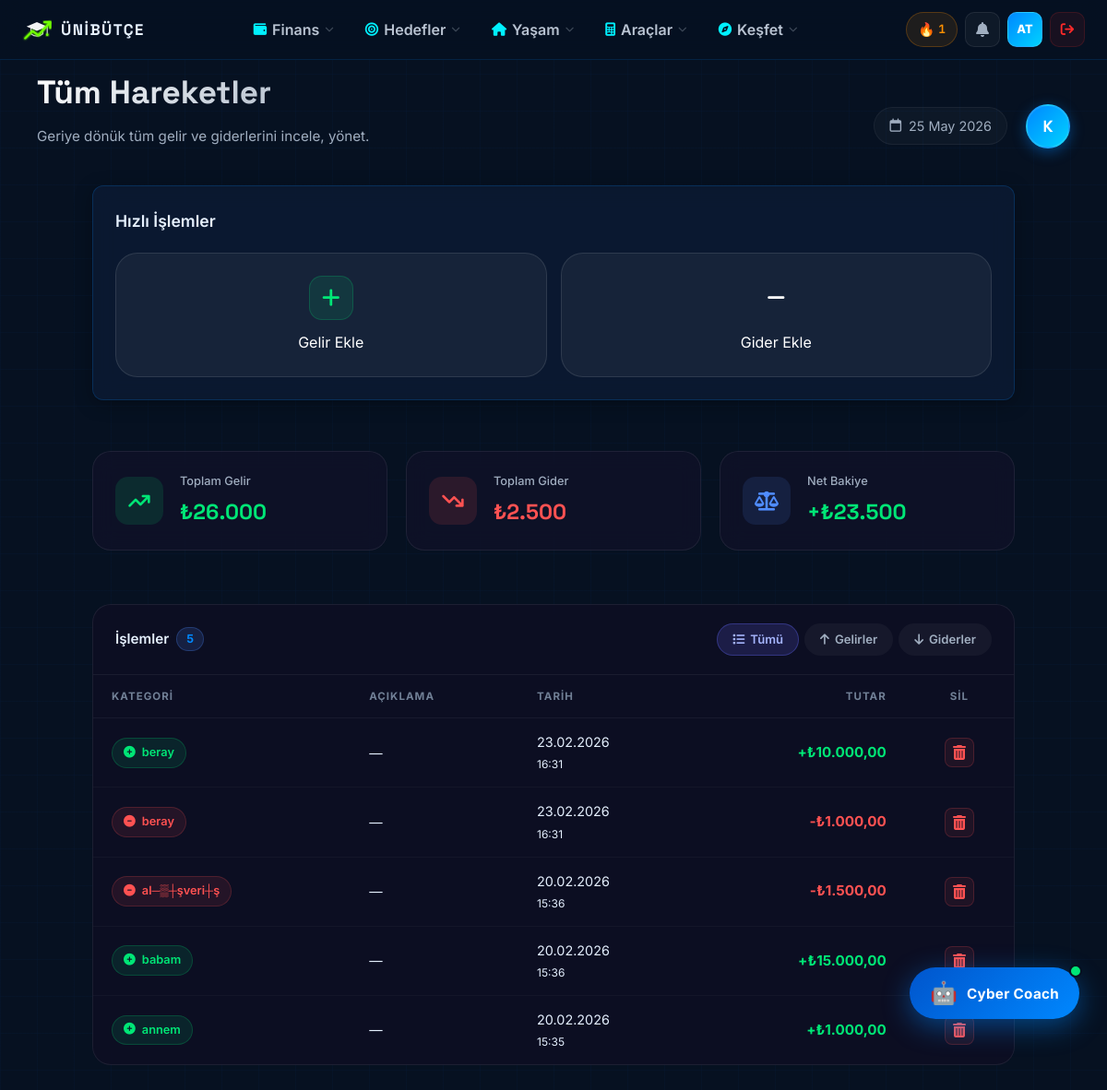
Screenshot of /transactions.php (signed in) with the database file from the repository.
### tables this page shows
CREATE TABLE `users` (
  `id` int(11) NOT NULL AUTO_INCREMENT,
  `full_name` varchar(100) NOT NULL,
  `username` varchar(50) NOT NULL,
  `email` varchar(100) NOT NULL,
  `password_hash` varchar(255) DEFAULT NULL,
  `university_name` varchar(150) DEFAULT NULL,
  `role` enum('user','verified','admin') DEFAULT 'user',
  `auth_provider` enum('local','google','facebook') DEFAULT 'local',
  `provider_id` varchar(255) DEFAULT NULL,
  `created_at` timestamp NOT NULL DEFAULT current_timestamp(),
  `budget_json` longtext DEFAULT NULL,
  `xp_points` int(11) DEFAULT 0,
  `level` int(11) DEFAULT 1,
  `onboarding_done` tinyint(1) DEFAULT 0,
  `login_streak` int(11) DEFAULT 0,
  `last_login_date` date DEFAULT NULL,
  `subscription_tier` enum('free','pro') DEFAULT 'free',
  `subscription_expires` date DEFAULT NULL,
  `is_banned` tinyint(1) DEFAULT 0,
  PRIMARY KEY (`id`),
  UNIQUE KEY `username` (`username`),
  UNIQUE KEY `email` (`email`)
);

CREATE TABLE `transactions` (
  `id` int(11) NOT NULL AUTO_INCREMENT,
  `user_id` int(11) NOT NULL,
  `type` enum('income','expense') NOT NULL,
  `amount` decimal(10,2) NOT NULL,
  `category` varchar(100) NOT NULL,
  `description` text DEFAULT NULL,
  `transaction_date` timestamp NOT NULL DEFAULT current_timestamp(),
  PRIMARY KEY (`id`),
  KEY `idx_tx_user_date` (`user_id`,`transaction_date`),
  KEY `idx_tx_user_type` (`user_id`,`type`),
  CONSTRAINT `transactions_ibfk_1` FOREIGN KEY (`user_id`) REFERENCES `users` (`id`) ON DELETE CASCADE
);

### includes/auth_system.php (called while the page is built, shortened)
<?php
class AuthSystem
{
    public function isLoggedIn()
    {
        $timeout = 2 * 60 * 60;
        $now = time();
        return true;
    }
    public function getCurrentUser()
    {
        return [
            'id' => $_SESSION['user_id'],
            'name' => $_SESSION['user_name'],
            'role' => $_SESSION['user_role'],
            'university' => $_SESSION['user_university']
        ];
    }
}
?>

### transactions.php (the view, shortened to what this page needs)
<?php
require_once 'includes/db.php';
require_once 'includes/auth_system.php';
$auth = new AuthSystem($pdo);
$user_id     = $_SESSION['user_id'];
$currentUser = $auth->getCurrentUser();
$type_filter = $_GET['type'] ?? 'all';
$sql    = "SELECT * FROM transactions WHERE user_id = ?";
$params = [$user_id];
$sql .= " ORDER BY transaction_date DESC";
$stmt = $pdo->prepare($sql);
$stmt->execute($params);
$transactions = $stmt->fetchAll();
$stmt = $pdo->prepare("SELECT
    COALESCE(SUM(CASE WHEN type='income'  THEN amount ELSE 0 END),0) AS total_in,
    COALESCE(SUM(CASE WHEN type='expense' THEN amount ELSE 0 END),0) AS total_out
    FROM transactions WHERE user_id = ?");
$stmt->execute([$user_id]);
$totals  = $stmt->fetch();
$balance = $totals['total_in'] - $totals['total_out'];
$initials = '';
$names = explode(' ', $currentUser['full_name'] ?? 'K');
foreach ($names as $n) $initials .= strtoupper(substr($n, 0, 1));
$initials = substr($initials, 0, 2) ?: 'KU';
$catIcons = [
    'Kira'         => 'fa-home',
    'Yemek'        => 'fa-utensils',
    'Ulaşım'       => 'fa-bus',
    'Eğitim'       => 'fa-book',
    'Kişisel'      => 'fa-user',
    'Sosyal'       => 'fa-music',
    'Faturalar'    => 'fa-bolt',
    'Acil Durum'   => 'fa-triangle-exclamation',
    'Maaş'         => 'fa-briefcase',
    'Burs'         => 'fa-graduation-cap',
    'KYK Kredisi'  => 'fa-landmark',
    'Ailevi Destek'=> 'fa-heart',
];
?>
<!DOCTYPE html>
<html lang="tr" data-theme="light">
<head>
    <link rel="stylesheet" href="https://cdnjs.cloudflare.com/ajax/libs/font-awesome/6.5.0/css/all.min.css">
    <link rel="stylesheet" href="style.css?v=<?php echo time(); ?>">
    <link rel="stylesheet" href="css/dashboard.css?v=<?php echo time(); ?>">
    <link rel="stylesheet" href="css/mobile.css?v=<?php echo time(); ?>">
    <link rel="stylesheet" href="css/animations.css?v=<?php echo time(); ?>">
</head>
<body class="dashboard-body">
    <?php include 'includes/dashboard_navbar.php'; ?>
    <main class="main-content">
        <header class="topbar">
            <div class="welcome-text">
                <h1>Tüm Hareketler</h1>
                <p>Geriye dönük tüm gelir ve giderlerini incele, yönet.</p>
            </div>
            <div class="topbar-actions">
                <div class="date-display">
                    <i class="fa-regular fa-calendar"></i>
                    <?php echo strftime('%d %B %Y') ?: date('d F Y'); ?>
                </div>
                <div class="profile-mini"><?php echo $initials; ?></div>
            </div>
        </header>
        <div class="profile-overhaul-container">
        <div class="glass-card widget-quick-actions" style="margin-bottom: 25px;">
            <div class="widget-header"><h3>Hızlı İşlemler</h3></div>
            <div class="quick-actions-container" style="display: flex; gap: 15px; margin-top: 15px;">
                <button class="quick-btn btn-income" onclick="openModal('income')" style="flex: 1; padding: 15px; background: rgba(0,230,118,0.1); color: #00e676; border: 1px solid rgba(0,230,118,0.3); border-radius: 12px; font-weight: bold; cursor: pointer; display: flex; align-items: center; justify-content: center; gap: 8px; transition: all 0.3s; font-size: 1rem;">
                    <i class="fa-solid fa-plus"></i> Gelir Ekle
                </button>
                <button class="quick-btn btn-expense" onclick="openModal('expense')" style="flex: 1; padding: 15px; background: rgba(255,82,82,0.1); color: #ff5252; border: 1px solid rgba(255,82,82,0.3); border-radius: 12px; font-weight: bold; cursor: pointer; display: flex; align-items: center; justify-content: center; gap: 8px; transition: all 0.3s; font-size: 1rem;">
                    <i class="fa-solid fa-minus"></i> Gider Ekle
                </button>
            </div>
        </div>
        <div class="summary-grid">
            <div class="summary-card">
                <div class="summary-icon income"><i class="fa-solid fa-arrow-trend-up"></i></div>
                <div>
                    <div class="summary-label">Toplam Gelir</div>
                    <div class="summary-value income">&#8378;<?php echo number_format((float)($totals['total_in']), 0, ',', '.'); ?></div>
                </div>
            </div>
            <div class="summary-card">
                <div class="summary-icon expense"><i class="fa-solid fa-arrow-trend-down"></i></div>
                <div>
                    <div class="summary-label">Toplam Gider</div>
                    <div class="summary-value expense">&#8378;<?php echo number_format((float)($totals['total_out']), 0, ',', '.'); ?></div>
                </div>
            </div>
            <div class="summary-card">
                <div class="summary-icon balance"><i class="fa-solid fa-scale-balanced"></i></div>
                <div>
                    <div class="summary-label">Net Bakiye</div>
                    <div class="summary-value <?php echo $balance >= 0 ? 'income' : 'expense'; ?>" style="color:<?php echo $balance >= 0 ? '#00e676' : '#ff5252'; ?>">
                        <?php echo $balance >= 0 ? '+' : ''; ?>&#8378;<?php echo number_format((float)(abs($balance)), 0, ',', '.'); ?>
                    </div>
                </div>
            </div>
        </div>
        <div class="tx-card">
            <div class="tx-card-header">
                <div class="tx-count">
                    <span>İşlemler</span>
                    <span class="count-badge"><?php echo count($transactions); ?></span>
                </div>
                <div class="filter-tabs">
                    <a href="?type=all"
                       class="filter-tab <?php echo $type_filter === 'all' ? 'is-active-all' : ''; ?>">
                        <i class="fa-solid fa-list"></i> Tümü
                    </a>
                    <a href="?type=income"
                       class="filter-tab <?php echo $type_filter === 'income' ? 'is-active-income' : ''; ?>">
                        <i class="fa-solid fa-arrow-up"></i> Gelirler
                    </a>
                    <a href="?type=expense"
                       class="filter-tab <?php echo $type_filter === 'expense' ? 'is-active-expense' : ''; ?>">
                        <i class="fa-solid fa-arrow-down"></i> Giderler
                    </a>
                </div>
            </div>
            <div style="overflow-x: auto;">
                <table class="tx-table">
                    <thead>
                        <tr>
                            <th>Kategori</th>
                            <th>Açıklama</th>
                            <th>Tarih</th>
                            <th style="text-align:right;">Tutar</th>
                            <th>Sil</th>
                        </tr>
                    </thead>
                    <tbody>
                        <?php if (empty($transactions)): ?>
                        <tr>
                            <td colspan="5">
                                <div class="tx-empty">
                                    <i class="fa-regular fa-folder-open"></i>
                                    <p>Henüz bir işlem bulunmuyor. Dashboard'dan ekleyebilirsin.</p>
                                </div>
                            </td>
                        </tr>
                        <?php else: ?>
                        <?php foreach ($transactions as $tx): ?>
                        <?php
                            $iconClass = $catIcons[$tx['category']] ?? ($tx['type'] === 'income' ? 'fa-circle-plus' : 'fa-circle-minus');
                        ?>
                        <tr>
                            <td>
                                <span class="cat-pill <?php echo $tx['type']; ?>">
                                    <i class="fa-solid <?php echo $iconClass; ?>"></i>
                                    <?php echo htmlspecialchars($tx['category']); ?>
                                </span>
                            </td>
                            <td class="tx-desc">
                                <?php echo htmlspecialchars($tx['description'] ?: '—'); ?>
                            </td>
                            <td class="tx-date">
                                <?php echo date('d.m.Y', strtotime($tx['transaction_date'])); ?>
                                <br>
                                <span style="font-size:0.75rem"><?php echo date('H:i', strtotime($tx['transaction_date'])); ?></span>
                            </td>
                            <td style="text-align:right;">
                                <span class="tx-amount <?php echo $tx['type']; ?>">
                                    <?php echo $tx['type'] === 'income' ? '+' : '-'; ?>&#8378;<?php echo number_format((float)($tx['amount']), 2, ',', '.'); ?>
                                </span>
                            </td>
                            <td>
                                <form method="POST" onsubmit="return confirm('Bu işlemi silmek istiyor musunuz?');" style="display:flex; justify-content:center;">
                                    <button type="submit" class="btn-delete" title="Sil">
                                        <i class="fa-solid fa-trash-can"></i>
                                    </button>
                                </form>
                            </td>
                        </tr>
                        <?php endforeach; ?>
                        <?php endif; ?>
                    </tbody>
                </table>
            </div>
        </div>
        </div>
    </main>
    <div id="cyberCoachWidget" class="coach-widget">
        <button id="coachToggleBtn" class="coach-toggle-btn" onclick="toggleCoach()" aria-label="Cyber Coach Aç">
            <div class="coach-btn-inner">
                <span class="coach-btn-icon">🤖</span>
                <span class="coach-btn-label">Cyber Coach</span>
                <span class="coach-btn-pulse"></span>
            </div>
        </button>
    </div>
</body>
</html>

### includes/dashboard_navbar.php (shortened to what this page needs)
<?php
$navBase = '';
$streakDays = 0;
if (isset($pdo) && isset($_SESSION['user_id'])) {
    try {
        $sStmt = $pdo->prepare("SELECT login_streak FROM users WHERE id = ?");
        $sStmt->execute([$_SESSION['user_id']]);
        $sRow = $sStmt->fetch();
        $streakDays = (int)($sRow['login_streak'] ?? 0);
    } catch (Exception $e) {}
}
$navInitials = '';
if (isset($_SESSION['user_name'])) {
    foreach (explode(' ', $_SESSION['user_name']) as $n) {
        if (!empty($n)) $navInitials .= strtoupper($n[0]);
    }
    $navInitials = substr($navInitials, 0, 2);
}
?>
<nav class="dash-navbar" id="dashNavbar">
    <div class="dash-navbar-inner">
        <a href="<?= $navBase ?>index.php" class="dash-nav-logo" style="display:flex; align-items:center; gap:10px;">
            <span class="dash-logo-text">ÜniBütçe</span>
        </a>
        <div class="dash-nav-menu" id="dashNavMenu">
            <div class="mega-menu-item">
                <button class="mega-trigger" data-menu="finans">
                    <i class="fa-solid fa-wallet"></i>
                    <span>Finans</span>
                    <i class="fa-solid fa-chevron-down mega-arrow"></i>
                </button>
            </div>
            <div class="mega-menu-item">
                <button class="mega-trigger" data-menu="hedefler">
                    <i class="fa-solid fa-bullseye"></i>
                    <span>Hedefler</span>
                    <i class="fa-solid fa-chevron-down mega-arrow"></i>
                </button>
            </div>
            <div class="mega-menu-item">
                <button class="mega-trigger" data-menu="yasam">
                    <i class="fa-solid fa-house"></i>
                    <span>Yaşam</span>
                    <i class="fa-solid fa-chevron-down mega-arrow"></i>
                </button>
            </div>
            <div class="mega-menu-item">
                <button class="mega-trigger" data-menu="araclar">
                    <i class="fa-solid fa-calculator"></i>
                    <span>Araçlar</span>
                    <i class="fa-solid fa-chevron-down mega-arrow"></i>
                </button>
            </div>
            <div class="mega-menu-item">
                <button class="mega-trigger" data-menu="kesfet">
                    <i class="fa-solid fa-compass"></i>
                    <span>Keşfet</span>
                    <i class="fa-solid fa-chevron-down mega-arrow"></i>
                </button>
            </div>
        </div>
        <div class="dash-nav-actions">
            <?php if ($streakDays > 0): ?>
            <div class="dash-nav-streak" title="<?= $streakDays ?> günlük seri">
                <span class="streak-fire">🔥</span>
                <span class="streak-count"><?= $streakDays ?></span>
            </div>
            <?php endif; ?>
            <div class="dash-nav-notif" id="navNotifTrigger">
                <button class="dash-notif-btn" aria-label="Bildirimler">
                    <i class="fa-solid fa-bell"></i>
                </button>
            </div>
            <a href="<?= $navBase ?>profile.php" class="dash-nav-profile" title="Profilim">
                <span><?= $navInitials ?></span>
            </a>
            <a href="<?= $navBase ?>logout.php" class="dash-nav-logout" title="Çıkış Yap" onclick="return confirm('Çıkış yapmak istediğinize emin misiniz?');">
                <i class="fa-solid fa-arrow-right-from-bracket"></i>
            </a>
        </div>
    </div>
</nav>

### rows the page displays
users: login_streak "1"
transactions: category "beray", description "—", transaction_date "23.02.2026", transaction_date "16:31", amount "10.000,00"
transactions: category "beray", description "—", transaction_date "23.02.2026", transaction_date "16:31", amount "1.000,00"
transactions: category "al─▒┼şveri┼ş", description "—", transaction_date "20.02.2026", transaction_date "15:36", amount "1.500,00"
transactions: category "babam", description "—", transaction_date "20.02.2026", transaction_date "15:36", amount "15.000,00"
transactions: category "annem", description "—", transaction_date "20.02.2026", transaction_date "15:35", amount "1.000,00"

### other values shown
$navInitials "AT"
$initials "K"
$totals['total_in'] "26.000"
$totals['total_out'] "2.500"
abs($balance) "23.500"
count($transactions) "5"
